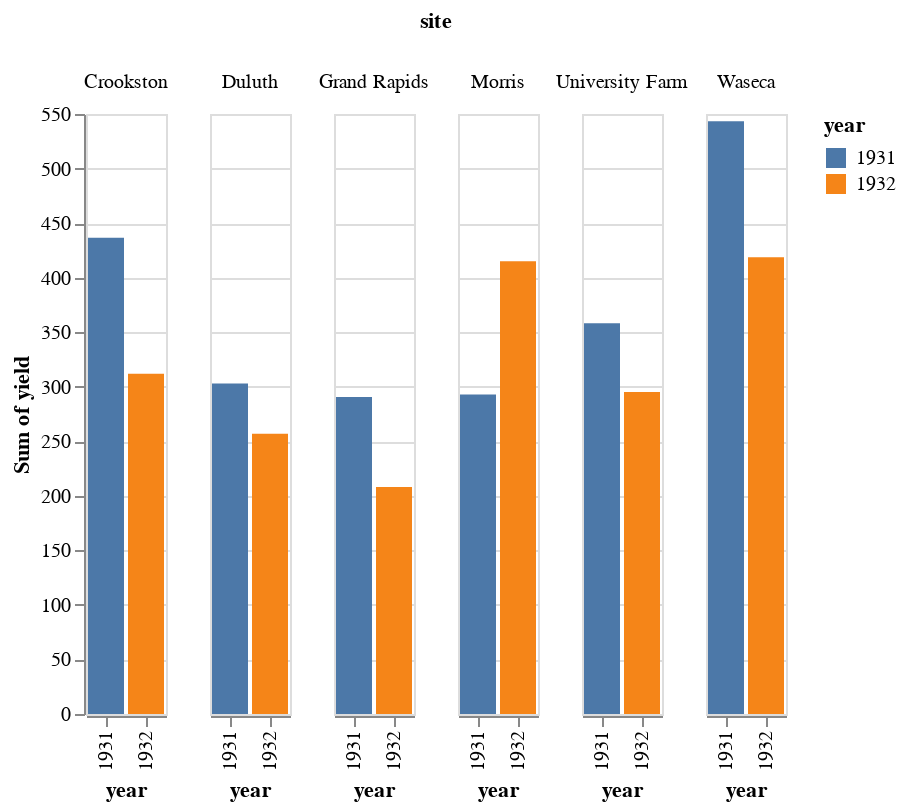

Notebook cell for this chart:
### Code cell
import altair as alt
from vega_datasets import data

source = data.barley()
source 
alt.Chart(source).mark_bar().encode(
    x='year:O',
    y='sum(yield):Q',
    color='year:N',
    column='site:N'
)

### Figure 1 — Vega-Lite specification as saved in the notebook (floating-point values rounded to 4 significant figures)
{"config": {"view": {"continuousWidth": 300, "continuousHeight": 300}}, "data": {"name": "data-9cc0564cb5591205eeeca8d2429dd11b"}, "mark": {"type": "bar"}, "encoding": {"color": {"field": "year", "type": "nominal"}, "column": {"field": "site", "type": "nominal"}, "x": {"field": "year", "type": "ordinal"}, "y": {"aggregate": "sum", "field": "yield", "type": "quantitative"}}, "$schema": "https://vega.github.io/schema/vega-lite/v5.17.0.json", "datasets": {"data-9cc0564cb5591205eeeca8d2429dd11b": [{"yield": 27.0, "variety": "Manchuria", "year": 1931, "site": "University Farm"}, {"yield": 48.87, "variety": "Manchuria", "year": 1931, "site": "Waseca"}, {"yield": 27.43, "variety": "Manchuria", "year": 1931, "site": "Morris"}, {"yield": 39.93, "variety": "Manchuria", "year": 1931, "site": "Crookston"}, {"yield": 32.97, "variety": "Manchuria", "year": 1931, "site": "Grand Rapids"}, {"yield": 28.97, "variety": "Manchuria", "year": 1931, "site": "Duluth"}, {"yield": 43.07, "variety": "Glabron", "year": 1931, "site": "University Farm"}, {"yield": 55.2, "variety": "Glabron", "year": 1931, "site": "Waseca"}, {"yield": 28.77, "variety": "Glabron", "year": 1931, "site": "Morris"}, {"yield": 38.13, "variety": "Glabron", "year": 1931, "site": "Crookston"}, {"yield": 29.13, "variety": "Glabron", "year": 1931, "site": "Grand Rapids"}, {"yield": 29.67, "variety": "Glabron", "year": 1931, "site": "Duluth"}, {"yield": 35.13, "variety": "Svansota", "year": 1931, "site": "University Farm"}, {"yield": 47.33, "variety": "Svansota", "year": 1931, "site": "Waseca"}, {"yield": 25.77, "variety": "Svansota", "year": 1931, "site": "Morris"}, {"yield": 40.47, "variety": "Svansota", "year": 1931, "site": "Crookston"}, {"yield": 29.67, "variety": "Svansota", "year": 1931, "site": "Grand Rapids"}, {"yield": 25.7, "variety": "Svansota", "year": 1931, "site": "Duluth"}, {"yield": 39.9, "variety": "Velvet", "year": 1931, "site": "University Farm"}, {"yield": 50.23, "variety": "Velvet", "year": 1931, "site": "Waseca"}, {"yield": 26.13, "variety": "Velvet", "year": 1931, "site": "Morris"}, {"yield": 41.33, "variety": "Velvet", "year": 1931, "site": "Crookston"}, {"yield": 23.03, "variety": "Velvet", "year": 1931, "site": "Grand Rapids"}, {"yield": 26.3, "variety": "Velvet", "year": 1931, "site": "Duluth"}, {"yield": 36.57, "variety": "Trebi", "year": 1931, "site": "University Farm"}, {"yield": 63.83, "variety": "Trebi", "year": 1931, "site": "Waseca"}, {"yield": 43.77, "variety": "Trebi", "year": 1931, "site": "Morris"}, {"yield": 46.93, "variety": "Trebi", "year": 1931, "site": "Crookston"}, {"yield": 29.77, "variety": "Trebi", "year": 1931, "site": "Grand Rapids"}, {"yield": 33.93, "variety": "Trebi", "year": 1931, "site": "Duluth"}, {"yield": 43.27, "variety": "No. 457", "year": 1931, "site": "University Farm"}, {"yield": 58.1, "variety": "No. 457", "year": 1931, "site": "Waseca"}, {"yield": 28.7, "variety": "No. 457", "year": 1931, "site": "Morris"}, {"yield": 45.67, "variety": "No. 457", "year": 1931, "site": "Crookston"}, {"yield": 32.17, "variety": "No. 457", "year": 1931, "site": "Grand Rapids"}, {"yield": 33.6, "variety": "No. 457", "year": 1931, "site": "Duluth"}, {"yield": 36.6, "variety": "No. 462", "year": 1931, "site": "University Farm"}, {"yield": 65.77, "variety": "No. 462", "year": 1931, "site": "Waseca"}, {"yield": 30.37, "variety": "No. 462", "year": 1931, "site": "Morris"}, {"yield": 48.57, "variety": "No. 462", "year": 1931, "site": "Crookston"}, {"yield": 24.93, "variety": "No. 462", "year": 1931, "site": "Grand Rapids"}, {"yield": 28.1, "variety": "No. 462", "year": 1931, "site": "Duluth"}, {"yield": 32.77, "variety": "Peatland", "year": 1931, "site": "University Farm"}, {"yield": 48.57, "variety": "Peatland", "year": 1931, "site": "Waseca"}, {"yield": 29.87, "variety": "Peatland", "year": 1931, "site": "Morris"}, {"yield": 41.6, "variety": "Peatland", "year": 1931, "site": "Crookston"}, {"yield": 34.7, "variety": "Peatland", "year": 1931, "site": "Grand Rapids"}, {"yield": 32.0, "variety": "Peatland", "year": 1931, "site": "Duluth"}, {"yield": 24.67, "variety": "No. 475", "year": 1931, "site": "University Farm"}, {"yield": 46.77, "variety": "No. 475", "year": 1931, "site": "Waseca"}, {"yield": 22.6, "variety": "No. 475", "year": 1931, "site": "Morris"}, {"yield": 44.1, "variety": "No. 475", "year": 1931, "site": "Crookston"}, {"yield": 19.7, "variety": "No. 475", "year": 1931, "site": "Grand Rapids"}, {"yield": 33.07, "variety": "No. 475", "year": 1931, "site": "Duluth"}, {"yield": 39.3, "variety": "Wisconsin No. 38", "year": 1931, "site": "University Farm"}, {"yield": 58.8, "variety": "Wisconsin No. 38", "year": 1931, "site": "Waseca"}, {"yield": 29.47, "variety": "Wisconsin No. 38", "year": 1931, "site": "Morris"}, {"yield": 49.87, "variety": "Wisconsin No. 38", "year": 1931, "site": "Crookston"}, {"yield": 34.47, "variety": "Wisconsin No. 38", "year": 1931, "site": "Grand Rapids"}, {"yield": 31.6, "variety": "Wisconsin No. 38", "year": 1931, "site": "Duluth"}, {"yield": 26.9, "variety": "Manchuria", "year": 1932, "site": "University Farm"}, {"yield": 33.47, "variety": "Manchuria", "year": 1932, "site": "Waseca"}, {"yield": 34.37, "variety": "Manchuria", "year": 1932, "site": "Morris"}, {"yield": 32.97, "variety": "Manchuria", "year": 1932, "site": "Crookston"}, {"yield": 22.13, "variety": "Manchuria", "year": 1932, "site": "Grand Rapids"}, {"yield": 22.57, "variety": "Manchuria", "year": 1932, "site": "Duluth"}, {"yield": 36.8, "variety": "Glabron", "year": 1932, "site": "University Farm"}, {"yield": 37.73, "variety": "Glabron", "year": 1932, "site": "Waseca"}, {"yield": 35.13, "variety": "Glabron", "year": 1932, "site": "Morris"}, {"yield": 26.17, "variety": "Glabron", "year": 1932, "site": "Crookston"}, {"yield": 14.43, "variety": "Glabron", "year": 1932, "site": "Grand Rapids"}, {"yield": 25.87, "variety": "Glabron", "year": 1932, "site": "Duluth"}, {"yield": 27.43, "variety": "Svansota", "year": 1932, "site": "University Farm"}, {"yield": 38.5, "variety": "Svansota", "year": 1932, "site": "Waseca"}, {"yield": 35.03, "variety": "Svansota", "year": 1932, "site": "Morris"}, {"yield": 20.63, "variety": "Svansota", "year": 1932, "site": "Crookston"}, {"yield": 16.63, "variety": "Svansota", "year": 1932, "site": "Grand Rapids"}, {"yield": 22.23, "variety": "Svansota", "year": 1932, "site": "Duluth"}, {"yield": 26.8, "variety": "Velvet", "year": 1932, "site": "University Farm"}, {"yield": 37.4, "variety": "Velvet", "year": 1932, "site": "Waseca"}, {"yield": 38.83, "variety": "Velvet", "year": 1932, "site": "Morris"}, {"yield": 32.07, "variety": "Velvet", "year": 1932, "site": "Crookston"}, {"yield": 32.23, "variety": "Velvet", "year": 1932, "site": "Grand Rapids"}, {"yield": 22.47, "variety": "Velvet", "year": 1932, "site": "Duluth"}, {"yield": 29.07, "variety": "Trebi", "year": 1932, "site": "University Farm"}, {"yield": 49.23, "variety": "Trebi", "year": 1932, "site": "Waseca"}, {"yield": 46.63, "variety": "Trebi", "year": 1932, "site": "Morris"}, {"yield": 41.83, "variety": "Trebi", "year": 1932, "site": "Crookston"}, {"yield": 20.63, "variety": "Trebi", "year": 1932, "site": "Grand Rapids"}, {"yield": 30.6, "variety": "Trebi", "year": 1932, "site": "Duluth"}, {"yield": 26.43, "variety": "No. 457", "year": 1932, "site": "University Farm"}, {"yield": 42.2, "variety": "No. 457", "year": 1932, "site": "Waseca"}, {"yield": 43.53, "variety": "No. 457", "year": 1932, "site": "Morris"}, {"yield": 34.33, "variety": "No. 457", "year": 1932, "site": "Crookston"}, {"yield": 19.47, "variety": "No. 457", "year": 1932, "site": "Grand Rapids"}, {"yield": 22.7, "variety": "No. 457", "year": 1932, "site": "Duluth"}, {"yield": 25.57, "variety": "No. 462", "year": 1932, "site": "University Farm"}, {"yield": 44.7, "variety": "No. 462", "year": 1932, "site": "Waseca"}, {"yield": 47.0, "variety": "No. 462", "year": 1932, "site": "Morris"}, {"yield": 30.53, "variety": "No. 462", "year": 1932, "site": "Crookston"}, {"yield": 19.9, "variety": "No. 462", "year": 1932, "site": "Grand Rapids"}, {"yield": 22.5, "variety": "No. 462", "year": 1932, "site": "Duluth"}, {"yield": 28.07, "variety": "Peatland", "year": 1932, "site": "University Farm"}, {"yield": 36.03, "variety": "Peatland", "year": 1932, "site": "Waseca"}, {"yield": 43.2, "variety": "Peatland", "year": 1932, "site": "Morris"}, {"yield": 25.23, "variety": "Peatland", "year": 1932, "site": "Crookston"}, {"yield": 26.77, "variety": "Peatland", "year": 1932, "site": "Grand Rapids"}, {"yield": 31.37, "variety": "Peatland", "year": 1932, "site": "Duluth"}, {"yield": 30.0, "variety": "No. 475", "year": 1932, "site": "University Farm"}, {"yield": 41.27, "variety": "No. 475", "year": 1932, "site": "Waseca"}, {"yield": 44.23, "variety": "No. 475", "year": 1932, "site": "Morris"}, {"yield": 32.13, "variety": "No. 475", "year": 1932, "site": "Crookston"}, {"yield": 15.23, "variety": "No. 475", "year": 1932, "site": "Grand Rapids"}, {"yield": 27.37, "variety": "No. 475", "year": 1932, "site": "Duluth"}, {"yield": 38.0, "variety": "Wisconsin No. 38", "year": 1932, "site": "University Farm"}, {"yield": 58.17, "variety": "Wisconsin No. 38", "year": 1932, "site": "Waseca"}, {"yield": 47.17, "variety": "Wisconsin No. 38", "year": 1932, "site": "Morris"}, {"yield": 35.9, "variety": "Wisconsin No. 38", "year": 1932, "site": "Crookston"}, {"yield": 20.67, "variety": "Wisconsin No. 38", "year": 1932, "site": "Grand Rapids"}, {"yield": 29.33, "variety": "Wisconsin No. 38", "year": 1932, "site": "Duluth"}]}}
